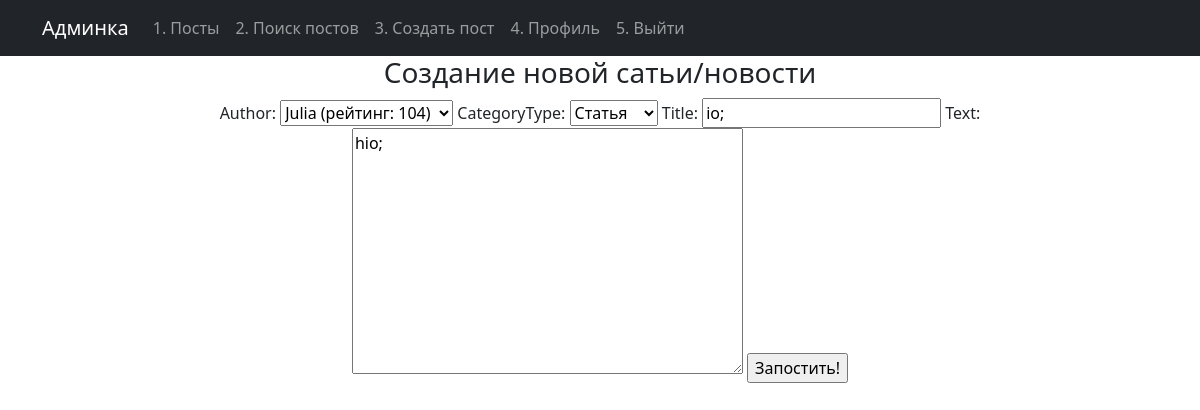
Screenshot of /news/edit/22 (signed in) with the database file from the repository.
### newapp/models.py (models this page shows, shortened)
class Post(models.Model):
    author = models.ForeignKey(Author, on_delete=models.CASCADE)
    NEWS = 'NW'
    ARTICLE = 'AR'
    CATEGORY_CHOISES = (
        (NEWS, 'Новость'),
        (ARTICLE, 'Статья'),
    )
    categoryType = models.CharField(max_length=2, choices=CATEGORY_CHOISES, default=ARTICLE)
    dateCreation = models.DateTimeField(auto_now_add=True)
    postCategory = models.ManyToManyField(Category, through='PostCategory')
    title = models.CharField(max_length=128)
    text = models.TextField()
    rating = models.SmallIntegerField(default=0)

### newapp/views.py (the view)
# urls.py: path('edit/<int:pk>', PostUpdateView.as_view(), name='post_update'),
class PostUpdateView(LoginRequiredMixin, UpdateView):
    template_name = 'newapp/post_create.html'
    form_class = PostForm
    success_url = '/news/'
    def get_object(self, **kwargs):
        id = self.kwargs.get('pk')
        return Post.objects.get(pk=id)

### newapp/forms.py
class PostForm(ModelForm):
    class Meta:
        model = Post
        fields = ['author', 'categoryType', 'title', 'text']

### newapp/models.py (called while the page is built)
    def __str__(self):
        return f'{self.autorUser} (рейтинг: {self.ratingAuthor})'

### templates/newapp/post_create.html (shortened to what this page needs)
{% extends 'flatpages/default.html' %}
{% block content %}
<h3>Создание новой сатьи/новости</h3>
<form method="POST">
    {{ form }}
    <input type="submit" value="Запостить!">
</form>
{% endblock content %}

### rows the page displays
Post: author "Julia (рейтинг: 104)", categoryType "Статья", title "io;", text "hio;"
